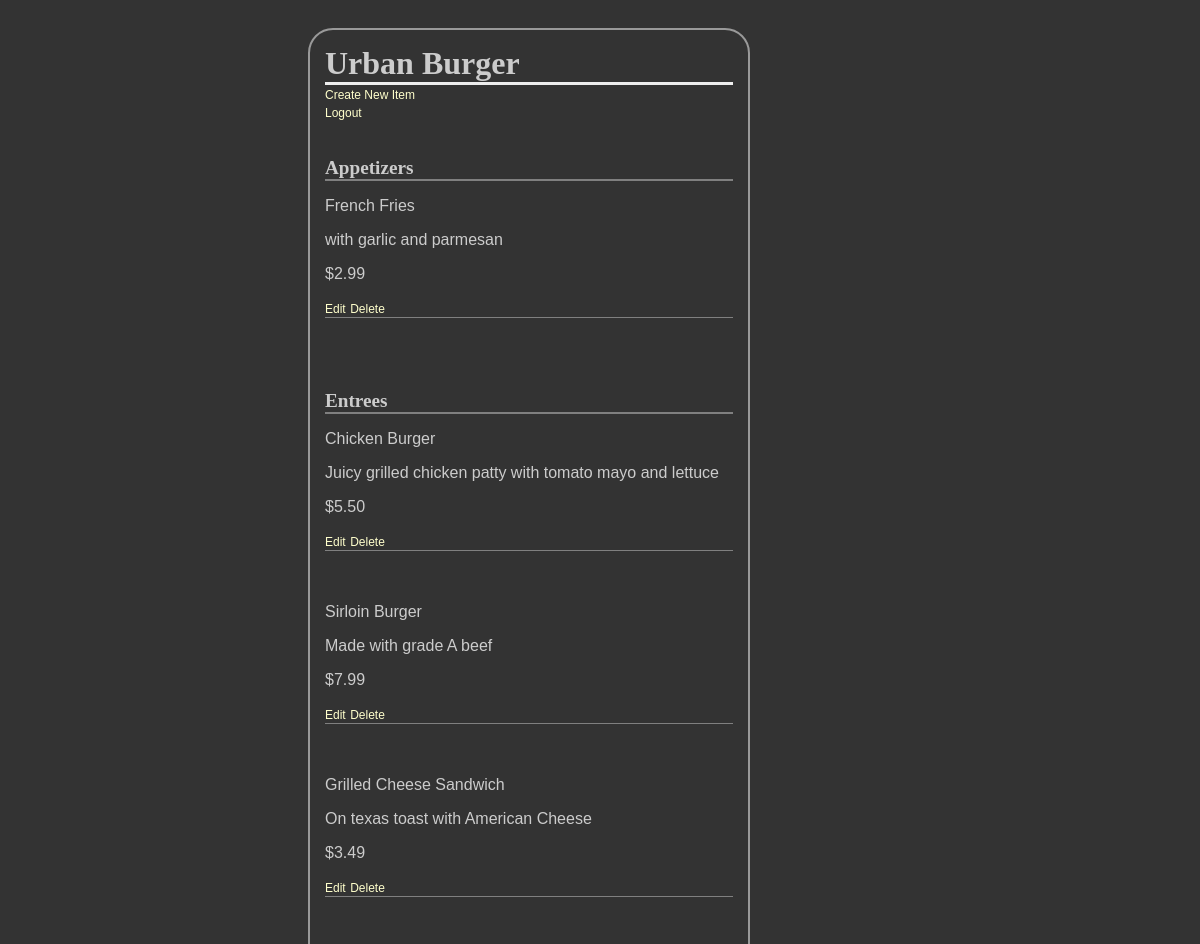
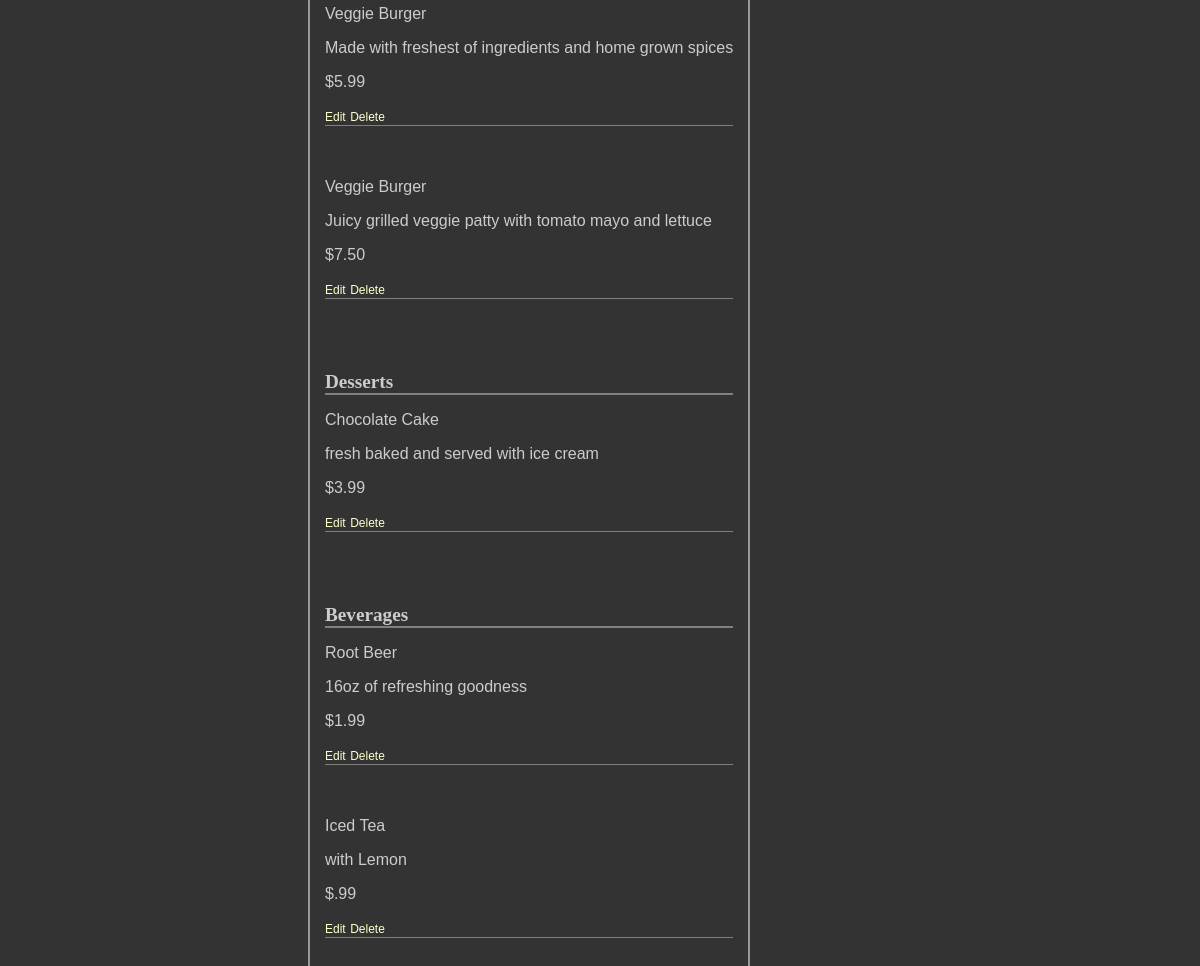
Page /restaurant/1/menu (signed in) on the committed database (2 pictures, top to bottom).
### database_setup.py (models this page shows, shortened)
class Restaurant(Base):
    __tablename__ = 'restaurant'
    id = Column(Integer, primary_key=True)
    name = Column(String(250), nullable=False)

class MenuItem(Base):
    __tablename__ = 'menu_item'
    name = Column(String(80), nullable=False)
    id = Column(Integer, primary_key=True)
    description = Column(String(250))
    price = Column(String(8))
    course = Column(String(250))
    restaurant_id = Column(Integer, ForeignKey('restaurant.id'))
    restaurant = relationship(Restaurant)

### project_server.py (the view)
@app.route('/restaurant/<int:restaurant_id>/')
@app.route('/restaurant/<int:restaurant_id>/menu')
@login_required
def show_menu(restaurant_id):
    DBSession = sessionmaker(bind=engine)
    session = DBSession()
    restaurant = session.query(Restaurant).filter_by(id=restaurant_id).one()
    items = session.query(MenuItem).filter_by(restaurant_id=restaurant_id).all()
    return render_template('menu.html', restaurant=restaurant, items=items)

### project_server.py (called while the page is built)
@login_manager.user_loader
def load_user(user_id):
    DBSession = sessionmaker(bind=engine)
    session = DBSession()
    user = session.query(User).filter_by(id=user_id).one()
    session.close()
    return user

### templates/menu.html (shortened to what this page needs)
<!DOCTYPE html>
<html lang="en">
<head>
	<link rel=stylesheet type=text/css href="{{ url_for('static', filename='styles.css') }}">
</head>
<body>
<div class = 'pane'>
    <h1>{{ restaurant.name }}</h1>
	<div class="left"> <a href = "{{url_for('new_menu_item', restaurant_id = restaurant.id )}}">Create New Item</a></div>
	<div class="right"><a href = "{{url_for('logout')}}">Logout</a></div>
    {% if items !=[] %}
		<h2>Appetizers</h2>
		<div class="category"></div>
			{% for i in items %}
		    	{% if i.course == 'Appetizer' %}
		        	<p>{{i.name}}</p>
                	<p>{{i.description}}</p>
                	<p>{{i.price}}</p>
		        	<a href='{{url_for("edit_menu_item", restaurant_id = restaurant.id, menu_id=i.id ) }}' >Edit</a>
	            	<a href='{{url_for("delete_menu_item", restaurant_id = restaurant.id, menu_id=i.id ) }}' >Delete</a>
					<div class="item"></div>
		    	{% endif %}
			{% endfor %}
	    <h2>Entrees</h2>
		<div class="category"></div>
			{% for i in items %}
		    	{% if i.course == 'Entree' %}
		        	<p>{{i.name}}</p>
		        	<p>{{i.description}}</p>
                	<p>{{i.price}}</p>
		        	<a href='{{url_for("edit_menu_item", restaurant_id = restaurant.id, menu_id=i.id ) }}' >Edit</a>
	            	<a href='{{url_for("delete_menu_item", restaurant_id = restaurant.id, menu_id=i.id ) }}' >Delete</a>
					<div class="item"></div>
            	{% endif %}
			{% endfor %}
	    <h2>Desserts</h2>
		<div class="category"></div>
        	{% for i in items %}
		    	{% if i.course == 'Dessert' %}
                	<p>{{i.name}}</p>
		        	<p>{{i.description}}</p>
                	<p>{{i.price}}</p>
		        	<a href='{{url_for("edit_menu_item", restaurant_id = restaurant.id, menu_id=i.id ) }}' >Edit</a>
	        	    <a href='{{url_for("delete_menu_item", restaurant_id = restaurant.id, menu_id=i.id ) }}' >Delete</a>
					<div class="item"></div>
		    	{% endif %}
			{% endfor %}
	    <h2>Beverages</h2>
		<div class="category"></div>
			{% for i in items %}
		    	{% if i.course == 'Beverage' %}
	            	<p>{{i.name}}</p>
		        	<p>{{i.description}}</p>
                	<p>{{i.price}}</p>
		        	<a href='{{url_for("edit_menu_item", restaurant_id = restaurant.id, menu_id=i.id ) }}' >Edit</a>
	            	<a href='{{url_for("delete_menu_item", restaurant_id = restaurant.id, menu_id=i.id ) }}' >Delete</a>
					<div class="item"></div>
            	{% endif %}
			{% endfor %}
    {% else %}
		<p> You currently have no menu items. </p>
    {% endif %}
</div>
</body>
</html>

### static/styles.css (style rules this page uses)
body { font-family: sans-serif; background-color: #333333; background-image: url('https://cloud.githubusercontent.com/assets/9041401/6119508/7cbced14-b07e-11e4-9dbd-f01488203879.jpg') }
h1, h2, h3, h4 { color: #CCCCCC; }
h1, h2 { font-family: 'Georgia', serif; margin: 0; }
h1 { border-bottom: 3px solid #eee; }
h2 { font-size: 1.2em; }
p { color: #CCCCCC; }
.left { color: #CCCCCC }
.right { color: #CCCCCC }
a { text-decoration: none; color:#FFFFCC; font-size: .75em; }
.pane { position:absolute; border: 2px solid; border-radius: 25px; padding: 15px; margin: 20px 25% 0 25%; border-color: #999999; background-color: #333333; }
.category { border-bottom: solid 2px grey; }
.item { border-bottom: solid 1px grey; }

### rows in the picture
Restaurant: name "Urban Burger"
MenuItem: name "French Fries", description "with garlic and parmesan", price "$2.99"
MenuItem: name "Chicken Burger", description "Juicy grilled chicken patty with tomato mayo and lettuce", price "$5.50"
MenuItem: name "Sirloin Burger", description "Made with grade A beef", price "$7.99"
MenuItem: name "Grilled Cheese Sandwich", description "On texas toast with American Cheese", price "$3.49"
MenuItem: name "Veggie Burger", description "Made with freshest of ingredients and home grown spices", price "$5.99"
MenuItem: name "Veggie Burger", description "Juicy grilled veggie patty with tomato mayo and lettuce", price "$7.50"
MenuItem: name "Chocolate Cake", description "fresh baked and served with ice cream", price "$3.99"
MenuItem: name "Root Beer", description "16oz of refreshing goodness", price "$1.99"
MenuItem: name "Iced Tea", description "with Lemon", price "$.99"
